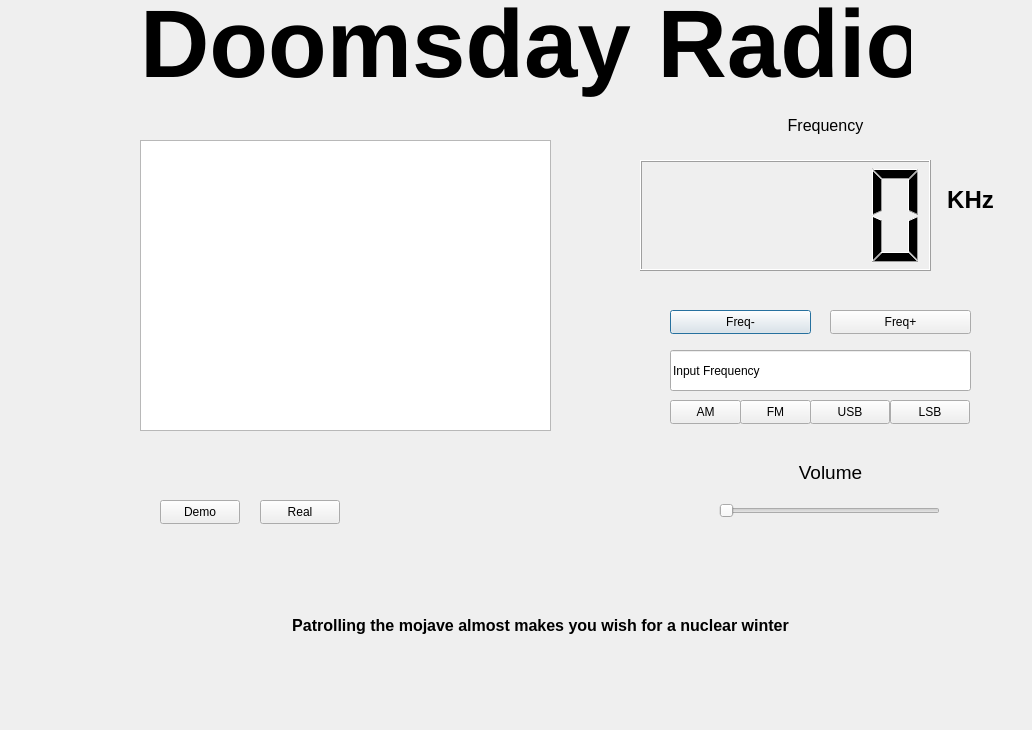
<?xml version="1.0" encoding="UTF-8"?>
<ui version="4.0">
 <class>Dialog</class>
 <widget class="QDialog" name="Dialog">
  <property name="windowModality">
   <enum>Qt::ApplicationModal</enum>
  </property>
  <property name="geometry">
   <rect>
    <x>0</x>
    <y>0</y>
    <width>1032</width>
    <height>730</height>
   </rect>
  </property>
  <property name="windowTitle">
   <string>Dialog</string>
  </property>
  <widget class="QPushButton" name="freq_reduce">
   <property name="geometry">
    <rect>
     <x>670</x>
     <y>310</y>
     <width>141</width>
     <height>24</height>
    </rect>
   </property>
   <property name="text">
    <string>Freq-</string>
   </property>
  </widget>
  <widget class="QPushButton" name="freq_increase">
   <property name="geometry">
    <rect>
     <x>830</x>
     <y>310</y>
     <width>141</width>
     <height>24</height>
    </rect>
   </property>
   <property name="text">
    <string>Freq+</string>
   </property>
  </widget>
  <widget class="QLineEdit" name="inputfreq">
   <property name="geometry">
    <rect>
     <x>670</x>
     <y>350</y>
     <width>301</width>
     <height>41</height>
    </rect>
   </property>
   <property name="text">
    <string>Input Frequency</string>
   </property>
  </widget>
  <widget class="QLCDNumber" name="freq_display">
   <property name="geometry">
    <rect>
     <x>640</x>
     <y>160</y>
     <width>291</width>
     <height>111</height>
    </rect>
   </property>
   <property name="font">
    <font>
     <pointsize>6</pointsize>
    </font>
   </property>
   <property name="toolTip">
    <string>&lt;html&gt;&lt;head/&gt;&lt;body&gt;&lt;p align=&quot;right&quot;&gt;&lt;br/&gt;&lt;/p&gt;&lt;/body&gt;&lt;/html&gt;</string>
   </property>
  </widget>
  <widget class="QPushButton" name="AM">
   <property name="geometry">
    <rect>
     <x>670</x>
     <y>400</y>
     <width>71</width>
     <height>24</height>
    </rect>
   </property>
   <property name="text">
    <string>AM</string>
   </property>
  </widget>
  <widget class="QPushButton" name="FM">
   <property name="geometry">
    <rect>
     <x>740</x>
     <y>400</y>
     <width>71</width>
     <height>24</height>
    </rect>
   </property>
   <property name="text">
    <string>FM</string>
   </property>
  </widget>
  <widget class="QPushButton" name="LSB">
   <property name="geometry">
    <rect>
     <x>890</x>
     <y>400</y>
     <width>80</width>
     <height>24</height>
    </rect>
   </property>
   <property name="text">
    <string>LSB</string>
   </property>
  </widget>
  <widget class="QPushButton" name="USB">
   <property name="geometry">
    <rect>
     <x>810</x>
     <y>400</y>
     <width>80</width>
     <height>24</height>
    </rect>
   </property>
   <property name="text">
    <string>USB</string>
   </property>
  </widget>
  <widget class="QLabel" name="label">
   <property name="geometry">
    <rect>
     <x>140</x>
     <y>-50</y>
     <width>771</width>
     <height>191</height>
    </rect>
   </property>
   <property name="text">
    <string>&lt;html&gt;&lt;head/&gt;&lt;body&gt;&lt;p align=&quot;center&quot;&gt;&lt;span style=&quot; font-size:72pt; font-weight:600;&quot;&gt;Doomsday Radio&lt;/span&gt;&lt;/p&gt;&lt;/body&gt;&lt;/html&gt;</string>
   </property>
  </widget>
  <widget class="QLabel" name="label_2">
   <property name="geometry">
    <rect>
     <x>700</x>
     <y>110</y>
     <width>251</width>
     <height>31</height>
    </rect>
   </property>
   <property name="text">
    <string>&lt;html&gt;&lt;head/&gt;&lt;body&gt;&lt;p align=&quot;center&quot;&gt;&lt;span style=&quot; font-size:12pt;&quot;&gt;Frequency&lt;/span&gt;&lt;/p&gt;&lt;/body&gt;&lt;/html&gt;</string>
   </property>
  </widget>
  <widget class="QLabel" name="label_5">
   <property name="geometry">
    <rect>
     <x>280</x>
     <y>600</y>
     <width>521</width>
     <height>51</height>
    </rect>
   </property>
   <property name="text">
    <string>&lt;html&gt;&lt;head/&gt;&lt;body&gt;&lt;p align=&quot;center&quot;&gt;&lt;span style=&quot; font-size:12pt; font-weight:600;&quot;&gt;Patrolling the mojave almost makes you wish for a nuclear winter&lt;/span&gt;&lt;/p&gt;&lt;/body&gt;&lt;/html&gt;</string>
   </property>
  </widget>
  <widget class="QLabel" name="label_6">
   <property name="geometry">
    <rect>
     <x>940</x>
     <y>170</y>
     <width>61</width>
     <height>61</height>
    </rect>
   </property>
   <property name="text">
    <string>&lt;html&gt;&lt;head/&gt;&lt;body&gt;&lt;p align=&quot;center&quot;&gt;&lt;span style=&quot; font-size:18pt; font-weight:600;&quot;&gt;KHz&lt;/span&gt;&lt;/p&gt;&lt;/body&gt;&lt;/html&gt;</string>
   </property>
  </widget>
  <widget class="QLabel" name="label_7">
   <property name="geometry">
    <rect>
     <x>720</x>
     <y>461</y>
     <width>221</width>
     <height>20</height>
    </rect>
   </property>
   <property name="text">
    <string>&lt;html&gt;&lt;head/&gt;&lt;body&gt;&lt;p align=&quot;center&quot;&gt;&lt;span style=&quot; font-size:14pt;&quot;&gt;Volume&lt;/span&gt;&lt;/p&gt;&lt;/body&gt;&lt;/html&gt;</string>
   </property>
  </widget>
  <widget class="QSlider" name="volumebar">
   <property name="geometry">
    <rect>
     <x>719</x>
     <y>490</y>
     <width>221</width>
     <height>41</height>
    </rect>
   </property>
   <property name="orientation">
    <enum>Qt::Horizontal</enum>
   </property>
  </widget>
  <widget class="QLabel" name="decodemode">
   <property name="geometry">
    <rect>
     <x>940</x>
     <y>230</y>
     <width>58</width>
     <height>31</height>
    </rect>
   </property>
   <property name="text">
    <string/>
   </property>
  </widget>
  <widget class="QGraphicsView" name="spectrumplot">
   <property name="geometry">
    <rect>
     <x>140</x>
     <y>140</y>
     <width>411</width>
     <height>291</height>
    </rect>
   </property>
  </widget>
  <widget class="QPushButton" name="Demo">
   <property name="geometry">
    <rect>
     <x>160</x>
     <y>500</y>
     <width>80</width>
     <height>24</height>
    </rect>
   </property>
   <property name="text">
    <string>Demo</string>
   </property>
  </widget>
  <widget class="QPushButton" name="Real">
   <property name="geometry">
    <rect>
     <x>260</x>
     <y>500</y>
     <width>80</width>
     <height>24</height>
    </rect>
   </property>
   <property name="text">
    <string>Real</string>
   </property>
  </widget>
 </widget>
 <resources/>
 <connections/>
</ui>
